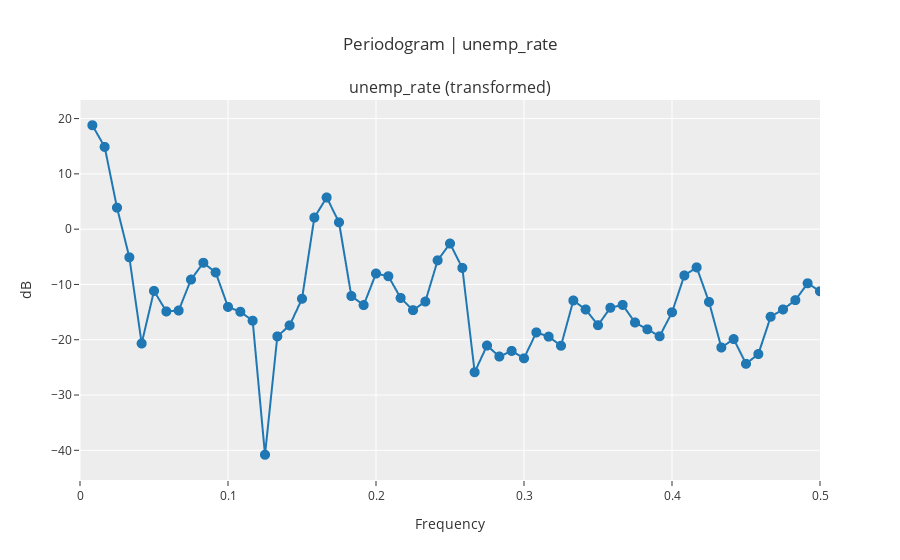

This figure's notebook cell:
### Code cell
exp.plot_model(plot="periodogram")

### Figure 1 — Plotly figure (JSON) as saved in the notebook; plotly's stock layout.template omitted (floating-point values rounded to 4 significant figures)
{"data": [{"hoverinfo": "text", "hovertext": ["Freq: 0.0083<br>Ampl: 18.7936<br>Time period: 120.0", "Freq: 0.0167<br>Ampl: 14.8786<br>Time period: 60.0", "Freq: 0.025<br>Ampl: 3.8869<br>Time period: 40.0", "Freq: 0.0333<br>Ampl: -5.0895<br>Time period: 30.0", "Freq: 0.0417<br>Ampl: -20.6737<br>Time period: 24.0", "Freq: 0.05<br>Ampl: -11.1728<br>Time period: 20.0", "Freq: 0.0583<br>Ampl: -14.8811<br>Time period: 17.1429", "Freq: 0.0667<br>Ampl: -14.7113<br>Time period: 15.0", "Freq: 0.075<br>Ampl: -9.1221<br>Time period: 13.3333", "Freq: 0.0833<br>Ampl: -6.0796<br>Time period: 12.0", "Freq: 0.0917<br>Ampl: -7.8255<br>Time period: 10.9091", "Freq: 0.1<br>Ampl: -14.0614<br>Time period: 10.0", "Freq: 0.1083<br>Ampl: -14.9371<br>Time period: 9.2308", "Freq: 0.1167<br>Ampl: -16.5599<br>Time period: 8.5714", "Freq: 0.125<br>Ampl: -40.8022<br>Time period: 8.0", "Freq: 0.1333<br>Ampl: -19.3991<br>Time period: 7.5", "Freq: 0.1417<br>Ampl: -17.4043<br>Time period: 7.0588", "Freq: 0.15<br>Ampl: -12.5927<br>Time period: 6.6667", "Freq: 0.1583<br>Ampl: 2.0914<br>Time period: 6.3158", "Freq: 0.1667<br>Ampl: 5.7333<br>Time period: 6.0", "Freq: 0.175<br>Ampl: 1.2389<br>Time period: 5.7143", "Freq: 0.1833<br>Ampl: -12.0958<br>Time period: 5.4545", "Freq: 0.1917<br>Ampl: -13.7369<br>Time period: 5.2174", "Freq: 0.2<br>Ampl: -8.03<br>Time period: 5.0", "Freq: 0.2083<br>Ampl: -8.51<br>Time period: 4.8", "Freq: 0.2167<br>Ampl: -12.444<br>Time period: 4.6154", "Freq: 0.225<br>Ampl: -14.6514<br>Time period: 4.4444", "Freq: 0.2333<br>Ampl: -13.0969<br>Time period: 4.2857", "Freq: 0.2417<br>Ampl: -5.6371<br>Time period: 4.1379", "Freq: 0.25<br>Ampl: -2.6079<br>Time period: 4.0", "Freq: 0.2583<br>Ampl: -7.0065<br>Time period: 3.871", "Freq: 0.2667<br>Ampl: -25.875<br>Time period: 3.75", "Freq: 0.275<br>Ampl: -21.0534<br>Time period: 3.6364", "Freq: 0.2833<br>Ampl: -23.037<br>Time period: 3.5294", "Freq: 0.2917<br>Ampl: -22.0225<br>Time period: 3.4286", "Freq: 0.3<br>Ampl: -23.3572<br>Time period: 3.3333", "Freq: 0.3083<br>Ampl: -18.6718<br>Time period: 3.2432", "Freq: 0.3167<br>Ampl: -19.4406<br>Time period: 3.1579", "Freq: 0.325<br>Ampl: -21.0876<br>Time period: 3.0769", "Freq: 0.3333<br>Ampl: -12.9039<br>Time period: 3.0", "Freq: 0.3417<br>Ampl: -14.5234<br>Time period: 2.9268", "Freq: 0.35<br>Ampl: -17.3673<br>Time period: 2.8571", "Freq: 0.3583<br>Ampl: -14.2178<br>Time period: 2.7907", "Freq: 0.3667<br>Ampl: -13.7015<br>Time period: 2.7273", "Freq: 0.375<br>Ampl: -16.8836<br>Time period: 2.6667", "Freq: 0.3833<br>Ampl: -18.115<br>Time period: 2.6087", "Freq: 0.3917<br>Ampl: -19.3733<br>Time period: 2.5532", "Freq: 0.4<br>Ampl: -15.0363<br>Time period: 2.5", "Freq: 0.4083<br>Ampl: -8.3778<br>Time period: 2.449", "Freq: 0.4167<br>Ampl: -6.9097<br>Time period: 2.4", "Freq: 0.425<br>Ampl: -13.1646<br>Time period: 2.3529", "Freq: 0.4333<br>Ampl: -21.4042<br>Time period: 2.3077", "Freq: 0.4417<br>Ampl: -19.8842<br>Time period: 2.2642", "Freq: 0.45<br>Ampl: -24.3521<br>Time period: 2.2222", "Freq: 0.4583<br>Ampl: -22.5899<br>Time period: 2.1818", "Freq: 0.4667<br>Ampl: -15.8398<br>Time period: 2.1429", "Freq: 0.475<br>Ampl: -14.5196<br>Time period: 2.1053", "Freq: 0.4833<br>Ampl: -12.8431<br>Time period: 2.069", "Freq: 0.4917<br>Ampl: -9.7897<br>Time period: 2.0339", "Freq: 0.5<br>Ampl: -11.2356<br>Time period: 2.0"], "line": {"color": "#1f77b4", "width": 2}, "marker": {"size": 10}, "mode": "lines+markers", "name": "unemp_rate (transformed)", "showlegend": true, "type": "scattergl", "x": [0.008333, 0.01667, 0.025, 0.03333, 0.04167, 0.05, 0.05833, 0.06667, 0.075, 0.08333, 0.09167, 0.1, 0.1083, 0.1167, 0.125, 0.1333, 0.1417, 0.15, 0.1583, 0.1667, 0.175, 0.1833, 0.1917, 0.2, 0.2083, 0.2167, 0.225, 0.2333, 0.2417, 0.25, 0.2583, 0.2667, 0.275, 0.2833, 0.2917, 0.3, 0.3083, 0.3167, 0.325, 0.3333, 0.3417, 0.35, 0.3583, 0.3667, 0.375, 0.3833, 0.3917, 0.4, 0.4083, 0.4167, 0.425, 0.4333, 0.4417, 0.45, 0.4583, 0.4667, 0.475, 0.4833, 0.4917, 0.5], "xaxis": "x", "y": [18.79, 14.88, 3.887, -5.09, -20.67, -11.17, -14.88, -14.71, -9.122, -6.08, -7.825, -14.06, -14.94, -16.56, -40.8, -19.4, -17.4, -12.59, 2.091, 5.733, 1.239, -12.1, -13.74, -8.03, -8.51, -12.44, -14.65, -13.1, -5.637, -2.608, -7.006, -25.88, -21.05, -23.04, -22.02, -23.36, -18.67, -19.44, -21.09, -12.9, -14.52, -17.37, -14.22, -13.7, -16.88, -18.12, -19.37, -15.04, -8.378, -6.91, -13.16, -21.4, -19.88, -24.35, -22.59, -15.84, -14.52, -12.84, -9.79, -11.24], "yaxis": "y"}], "layout": {"annotations": [{"font": {"size": 16}, "showarrow": false, "text": "unemp_rate (transformed)", "x": 0.5, "xanchor": "center", "xref": "paper", "y": 1, "yanchor": "bottom", "yref": "paper"}], "showlegend": false, "title": {"text": "Periodogram | unemp_rate"}, "xaxis": {"anchor": "y", "domain": [0, 1], "range": [0, 0.5], "title": {"text": "Frequency"}}, "yaxis": {"anchor": "x", "domain": [0, 1], "title": {"text": "dB"}}}}
